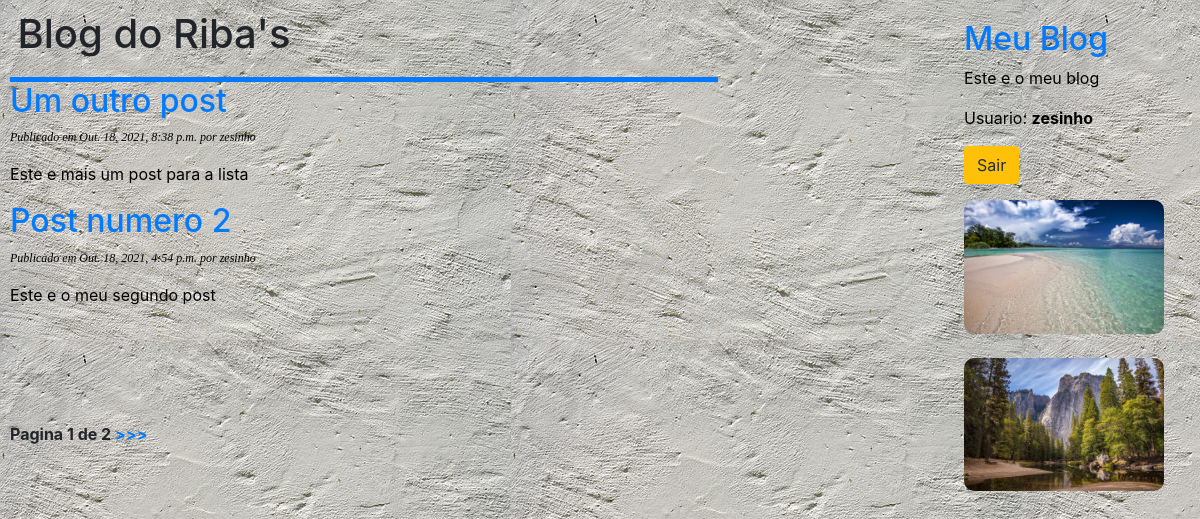
The app's page / (signed in), older data.
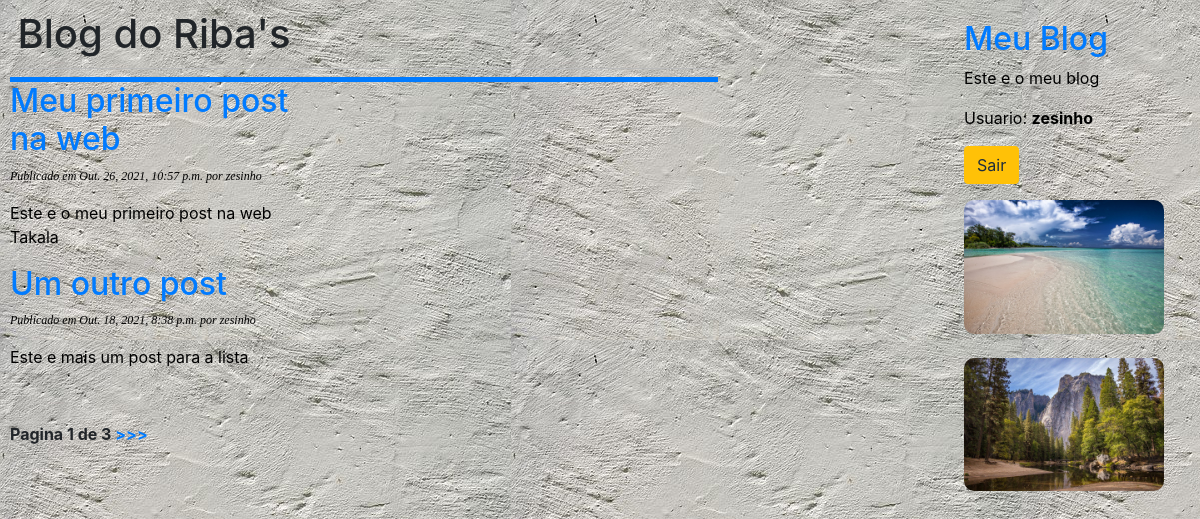
The same page, newer data.
### blog/models.py (models this page shows, shortened)
class Post(models.Model):
    STATUS_CHOICES = (
        ('rascunho', 'Rascunho'),
        ('publicado', 'Publicado')
    )
    objects = models.Manager() #este e o gerenciador padrao
    publicados = PublicadosManager() #nosso gerenciador personalizado
    titulo = models.CharField(max_length=250)
    slug = models.SlugField(max_length=100)
    corpo = models.TextField()
    autor = models.ForeignKey(User, on_delete=models.CASCADE, related_name='blog_posts')
    publicado = models.DateTimeField(default=timezone.now)
    criado = models.DateTimeField(auto_now_add=True)
    status = models.CharField(max_length=9, choices=STATUS_CHOICES, default='rascunho')
    class Meta:
        ordering = ('-publicado',)
        verbose_name = 'Post'
        verbose_name_plural = 'Posts'

### blog/views.py (the view)
# urls.py: path('', views.ListarPostsView.as_view(), name='listar_posts'),
class ListarPostsView(ListView):
    queryset = Post.publicados.all()
    context_object_name = 'posts'
    paginate_by = 2
    template_name = "blog/post/listarposts.html"

### blog/templates/blog/post/listarposts.html (shortened to what this page needs)
{% extends 'blog/base.html' %}
{% block conteudo %}
<body class="blog">
    <header class="border-primary">
        <div class="container">
            <h1>Blog do Riba's</h1>
        </div>
    </header>
    <div id="conteudo">
        {% for p in posts %}
        <h2>
            <a href="{% url 'blog:detalhe' p.slug %}">{{ p.titulo }}</a>
        </h2>
        <p class="date">
            Publicado em {{ p.publicado }} por {{ p.autor }}
        </p>
        <p id="paragraph">
            {{ p.corpo|truncatewords:60|linebreaks }}
        </p>
        {% endfor %}
    </div>
        {% include "paginacao.html" with page=page_obj %}
{% endblock %}

### blog/templates/blog/base.html (shortened to what this page needs)
<!DOCTYPE html>
{% load static %}
<html lang="pt-br">
<head>
    <link rel="stylesheet" href="{% static 'blog/css/blog.css' %}"/>
    <link rel="stylesheet" href="{% static 'blog/css/adminlte.min.css' %}"/>
    <link rel="stylesheet" href="{% static 'blog/css/all.min.css' %}"/>
    <link rel="stylesheet" href="{% static 'blog/css/icheck-bootstrap.min.css' %}"/>
</head>
<body style="background: url('static/img/texture-1504364__340.jpg');">
        <div id="content">
            {% block conteudo %}
            {% endblock %}
        </div>
        <div id="sidebar">
            <h2><a href="{% url 'blog:listar_posts' %}">Meu Blog</a></h2>
            <p>Este e o meu blog</p>
                {% if user.is_anonymous %}
            <p><a class="btn btn-primary" href="{% url 'blog:cadastrouser' %}">Cadastrar</a></p>
            <p><a class="btn btn-primary" href="{% url 'blog:loginuser' %}">Entrar</a></p>
        {% else %}
            <p>Usuario: <b> {{ user.username }} </b></p>
            <p><a class="btn btn-warning" href="{% url 'blog:logoutuser' %}">Sair</a></p>
            <div>
                <img src="static/img/white-sand-beach-2252020_960_720.jpg" style="width: 200px; border-radius: 10px;"/>
            </div>
            <br>
            <div>
                <img src="static/img/mountains-1209302_960_720.jpg" style="width: 200px; border-radius: 10px;"/>
            </div>
        {% endif %}
    </div>
</body>
</html>

### blog/templates/paginacao.html (shortened to what this page needs)
<div class="pagination">
    <span class="step-links">
        <span class="current">
            Pagina {{ page.number }} de {{ page.paginator.num_pages }}
        </span>
        {% if page.has_next %}
            <a href="?page={{ page.next_page_number}}"> >>> </a>
        {% endif %}
    </span>
</div>

### blog/static/blog/css/blog.css (style rules this page uses)
body { background-image: linear-gradient(rgba(0,0,0,0.5), rgba(0,0,0,0.5)) background-size: cover; background-position: center; background-attachment: fixed; width: 100%; heigth: 20px solid #fff; font-family: Arial, sans-serif; padding: 10px; margin: 20px auto; max-width: 1500px; }
.blog { margin-bottom: 20px; background-position: center; }
#paragraph { border-left: 5px solid #2370a5; padding-left: 5px; }
header { border-bottom-width: 5px; border-bottom-style: solid; transform: translateZ(0); -webkit-transform: translateZ(0); position: relative; z-index: 999; }
.border-primary { border-color: #2f557c !important; }
.container { width: 100%; padding-right: 15px; padding-left: 15px; margin-right: auto; margin-left: auto; }
a { color: yellow; text-decoration: none; }
p { color: black; text-decoration: none; }
p.date { color: black; font-family: georgia, serif; font-size: 12px; font-style: italic; }
h1 { font-neight: normal; border-bottom: 1px solid #bbb; padding: 0 0 10px 0; }
h2 { font-neight: normal; margin: 10px 0 0; }
#content { float: left; width: 60%; padding: 0 0 30px; }
#sidebar { float: right; width: 20%; padding: 10px; background-color: light grey; height: 500px; border-radius: 10px; }
.pagination { margin: 40px 0; font-weight: bold; }
#conteudo { width: 300px; border-radius: 15px; height: 300px; }

Row changes from the older to the newer data that the page shows:
no longer on this page (row unchanged): Post: titulo "Post numero 2", publicado "Out. 18, 2021, 4:54 p.m.", autor "zesinho", corpo "Este e o meu segundo post"
added Post: titulo "Meu primeiro post na web", publicado "Out. 26, 2021, 10:57 p.m.", autor "zesinho", corpo "Este e o meu primeiro post na web Takala"
Text that changed along with them:
{{ page.paginator.num_pages }}: "2" → "3"
